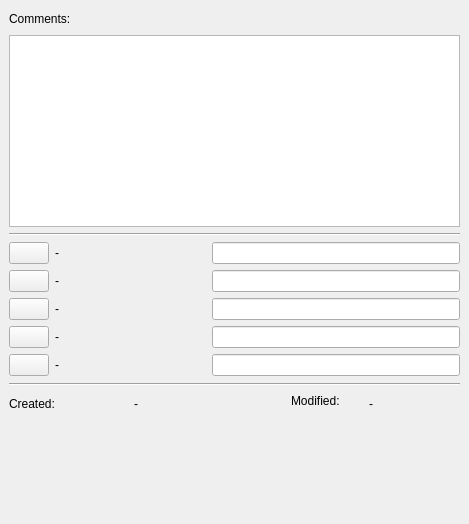
     <widget class="QWidget" name="tab4" >
      <attribute name="title" >
       <string>Ulterior Data</string>
      </attribute>
      <layout class="QGridLayout" >
       <property name="leftMargin" >
        <number>9</number>
       </property>
       <property name="topMargin" >
        <number>9</number>
       </property>
       <property name="rightMargin" >
        <number>9</number>
       </property>
       <property name="bottomMargin" >
        <number>9</number>
       </property>
       <property name="horizontalSpacing" >
        <number>6</number>
       </property>
       <property name="verticalSpacing" >
        <number>6</number>
       </property>
       <item row="7" column="0" >
        <widget class="QPushButton" name="btnadrcust5" >
         <property name="sizePolicy" >
          <sizepolicy vsizetype="Fixed" hsizetype="Fixed" >
           <horstretch>0</horstretch>
           <verstretch>0</verstretch>
          </sizepolicy>
         </property>
         <property name="icon" >
          <iconset resource="../resources/images/first4.qrc" >:/xclipboard.png</iconset>
         </property>
        </widget>
       </item>
       <item row="6" column="0" >
        <widget class="QPushButton" name="btnadrcust4" >
         <property name="sizePolicy" >
          <sizepolicy vsizetype="Fixed" hsizetype="Fixed" >
           <horstretch>0</horstretch>
           <verstretch>0</verstretch>
          </sizepolicy>
         </property>
         <property name="icon" >
          <iconset resource="../resources/images/first4.qrc" >:/xclipboard.png</iconset>
         </property>
        </widget>
       </item>
       <item row="5" column="0" >
        <widget class="QPushButton" name="btnadrcust3" >
         <property name="sizePolicy" >
          <sizepolicy vsizetype="Fixed" hsizetype="Fixed" >
           <horstretch>0</horstretch>
           <verstretch>0</verstretch>
          </sizepolicy>
         </property>
         <property name="icon" >
          <iconset resource="../resources/images/first4.qrc" >:/xclipboard.png</iconset>
         </property>
        </widget>
       </item>
       <item row="4" column="0" >
        <widget class="QPushButton" name="btnadrcust2" >
         <property name="sizePolicy" >
          <sizepolicy vsizetype="Fixed" hsizetype="Fixed" >
           <horstretch>0</horstretch>
           <verstretch>0</verstretch>
          </sizepolicy>
         </property>
         <property name="icon" >
          <iconset resource="../resources/images/first4.qrc" >:/xclipboard.png</iconset>
         </property>
        </widget>
       </item>
       <item row="3" column="0" >
        <widget class="QPushButton" name="btnadrcust1" >
         <property name="sizePolicy" >
          <sizepolicy vsizetype="Fixed" hsizetype="Fixed" >
           <horstretch>0</horstretch>
           <verstretch>0</verstretch>
          </sizepolicy>
         </property>
         <property name="icon" >
          <iconset resource="../resources/images/first4.qrc" >:/xclipboard.png</iconset>
         </property>
        </widget>
       </item>
       <item row="3" column="1" colspan="2" >
        <widget class="QLabel" name="lbladr24" >
         <property name="text" >
          <string>-</string>
         </property>
        </widget>
       </item>
       <item row="3" column="3" colspan="3" >
        <widget class="QLineEdit" name="adr24" >
         <property name="alignment" >
          <set>Qt::AlignLeading</set>
         </property>
        </widget>
       </item>
       <item row="10" column="5" >
        <widget class="QLabel" name="adr30" >
         <property name="sizePolicy" >
          <sizepolicy vsizetype="Fixed" hsizetype="Fixed" >
           <horstretch>0</horstretch>
           <verstretch>0</verstretch>
          </sizepolicy>
         </property>
         <property name="minimumSize" >
          <size>
           <width>91</width>
           <height>20</height>
          </size>
         </property>
         <property name="text" >
          <string>-</string>
         </property>
        </widget>
       </item>
       <item row="10" column="2" colspan="2" >
        <widget class="QLabel" name="adr29" >
         <property name="sizePolicy" >
          <sizepolicy vsizetype="Fixed" hsizetype="Fixed" >
           <horstretch>0</horstretch>
           <verstretch>0</verstretch>
          </sizepolicy>
         </property>
         <property name="minimumSize" >
          <size>
           <width>91</width>
           <height>20</height>
          </size>
         </property>
         <property name="text" >
          <string>-</string>
         </property>
        </widget>
       </item>
       <item row="10" column="0" colspan="2" >
        <widget class="QLabel" name="label_33" >
         <property name="text" >
          <string>Created:</string>
         </property>
        </widget>
       </item>
       <item row="0" column="0" colspan="2" >
        <widget class="QLabel" name="label_27" >
         <property name="text" >
          <string>Comments:</string>
         </property>
        </widget>
       </item>
       <item row="1" column="0" colspan="6" >
        <widget class="QTextEdit" name="adr23" />
       </item>
       <item row="2" column="0" colspan="6" >
        <widget class="Line" name="line_2" >
         <property name="orientation" >
          <enum>Qt::Horizontal</enum>
         </property>
        </widget>
       </item>
       <item row="4" column="1" colspan="2" >
        <widget class="QLabel" name="lbladr25" >
         <property name="text" >
          <string>-</string>
         </property>
        </widget>
       </item>
       <item row="5" column="1" colspan="2" >
        <widget class="QLabel" name="lbladr26" >
         <property name="text" >
          <string>-</string>
         </property>
        </widget>
       </item>
       <item row="6" column="1" colspan="2" >
        <widget class="QLabel" name="lbladr27" >
         <property name="text" >
          <string>-</string>
         </property>
        </widget>
       </item>
       <item row="7" column="1" colspan="2" >
        <widget class="QLabel" name="lbladr28" >
         <property name="text" >
          <string>-</string>
         </property>
        </widget>
       </item>
       <item rowspan="2" row="8" column="0" colspan="6" >
        <widget class="Line" name="line_3" >
         <property name="orientation" >
          <enum>Qt::Horizontal</enum>
         </property>
        </widget>
       </item>
       <item row="4" column="3" colspan="3" >
        <widget class="QLineEdit" name="adr25" >
         <property name="alignment" >
          <set>Qt::AlignLeading</set>
         </property>
        </widget>
       </item>
       <item row="5" column="3" colspan="3" >
        <widget class="QLineEdit" name="adr26" >
         <property name="alignment" >
          <set>Qt::AlignLeading</set>
         </property>
        </widget>
       </item>
       <item row="6" column="3" colspan="3" >
        <widget class="QLineEdit" name="adr27" >
         <property name="alignment" >
          <set>Qt::AlignLeading</set>
         </property>
        </widget>
       </item>
       <item row="7" column="3" colspan="3" >
        <widget class="QLineEdit" name="adr28" >
         <property name="alignment" >
          <set>Qt::AlignLeading</set>
         </property>
        </widget>
       </item>
       <item row="0" column="3" colspan="3" >
        <spacer>
         <property name="orientation" >
          <enum>Qt::Horizontal</enum>
         </property>
         <property name="sizeHint" >
          <size>
           <width>40</width>
           <height>20</height>
          </size>
         </property>
        </spacer>
       </item>
       <item rowspan="2" row="9" column="4" >
        <widget class="QLabel" name="label_34" >
         <property name="text" >
          <string>Modified:</string>
         </property>
        </widget>
       </item>
       <item row="11" column="0" colspan="6" >
        <spacer>
         <property name="orientation" >
          <enum>Qt::Vertical</enum>
         </property>
         <property name="sizeHint" >
          <size>
           <width>451</width>
           <height>101</height>
          </size>
         </property>
        </spacer>
       </item>
      </layout>
     </widget>
